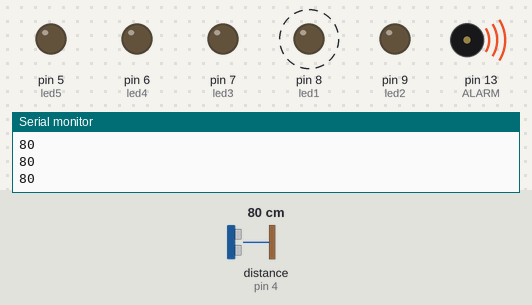
The sketch below on a simulated Arduino Uno, built with avr-gcc and run on an emulated ATmega328P. Shown: output pins drawn as LEDs (lit = HIGH), buzzer (waves = sounding), the last lines printed to the serial monitor. Wiring (inferred from the names in the program): ultrasonic range finder: trigger pin 3; echo pin 4. Dashed ring = blinking. The inputs (shaded band) are chosen by the test bench; at power-on: distance to the obstacle (sensor on pin 4) 80 cm. The echo pulse lasts 58.3 µs per cm; pins used as bus, display or sensor lines are not drawn.

Above: at 1.56 s.
1.6 s: distance to the obstacle (sensor on pin 4) set to 75 cm
At 2.27 s:
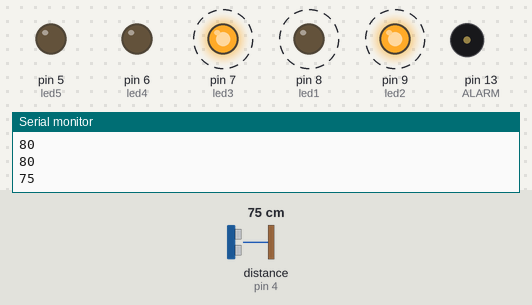
5.1 s: distance to the obstacle (sensor on pin 4) set to 43 cm
8.6 s: distance to the obstacle (sensor on pin 4) set to 37 cm
At 9.6 s:
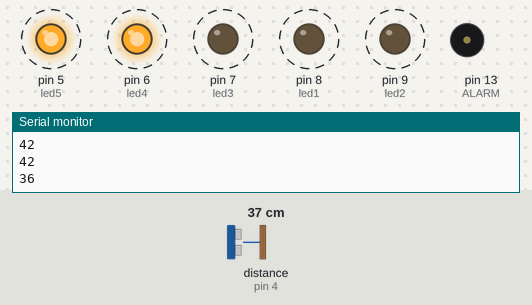
12.1 s: distance to the obstacle (sensor on pin 4) set to 60 cm
At 13.01 s:
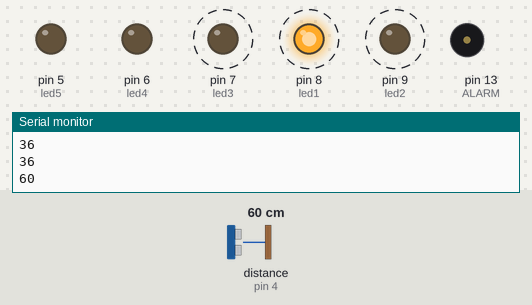
15.6 s: distance to the obstacle (sensor on pin 4) set to 2 cm
At 16.68 s:
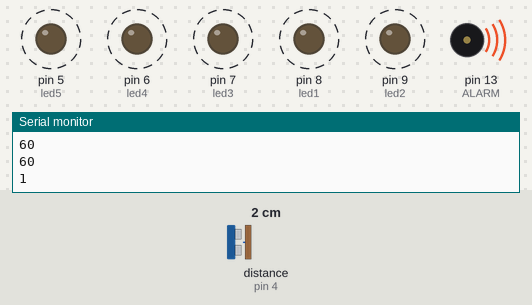
Timing chart, 0 to 20.1 s (numbered marks = the images above; inputs shaded):
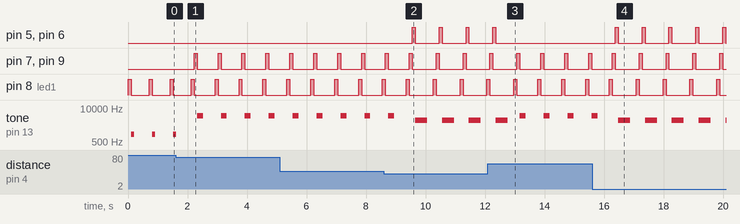

The sketch:

proximityAlarm.ino
```cpp
//led lights pins
int led1 = 8;
int led2 = 9;
int led3 = 7;
int led4 = 6;
int led5 = 5;
//pins for ultrasonic sensor
#include<NewTone.h>
const int trigPin = 3;
const int echoPin = 4;
//pin for buzzer
#define ALARM 13
float sinVal;
int toneVal;


void setup()
{
  // put your setup code here, to run once:
  //placing the pins
  Serial.begin(9600);
  pinMode(led1, OUTPUT);
  pinMode(led2, OUTPUT);
  pinMode(led3, OUTPUT);
  pinMode(led4, OUTPUT);
  pinMode(led5, OUTPUT);
  digitalWrite(led1, LOW);
  digitalWrite(led2, LOW);
  digitalWrite(led3, LOW);
  digitalWrite(led4, LOW);
  digitalWrite(led5, LOW);
  pinMode(ALARM, OUTPUT);
  pinMode(trigPin, OUTPUT);

}

void loop()
{
  long duration, distanceCm;
  // put your main code here, to run repeatedly:

  // The sensor is triggered by a HIGH pulse of 10 or more microseconds.
  // Give a short LOW pulse beforehand to ensure a clean HIGH pulse:
  digitalWrite(trigPin, LOW);
  delayMicroseconds(2);
  digitalWrite(trigPin, HIGH);
  delayMicroseconds(10);
  digitalWrite(trigPin, LOW);
  // Read the signal from the sensor: a HIGH pulse whose
  // duration is the time (in microseconds) from the sending
  // of the ping to the reception of its echo off of an object.

  pinMode(echoPin, INPUT);
  duration = pulseIn(echoPin, HIGH);
  distanceCm = microsecondsToCentimeters(duration);
  Serial.println(distanceCm);
  if (distanceCm > 110)
  {
    alarm();
  }
  else if (distanceCm >= 80 && distanceCm <= 110) {
    alarm1();
    tone(ALARM, 1000, 100);
  }
  else if (distanceCm >= 40 && distanceCm <= 80 ) {
    alarm2();
    tone(ALARM, 5000, 200);
  }
  else if (distanceCm < 40) {
    alarm3();

    tone(ALARM, 200000, 400);

  }
  delay(600);
  noTone(ALARM);
}


void alarm1()
{
  digitalWrite(led1, HIGH);
  delay(100);
  digitalWrite(led1, LOW);

}
void alarm2()
{
  alarm1();
  digitalWrite(led2, HIGH);
  digitalWrite(led3, HIGH);
  delay(100);
  digitalWrite(led2, LOW);
  digitalWrite(led3, LOW);
}
void alarm3()
{
  alarm2();
  digitalWrite(led4, HIGH);
  digitalWrite(led5, HIGH);
  delay(100);
  digitalWrite(led4, LOW);
  digitalWrite(led5, LOW);

}

void alarm()
{
  //digitalWrite(led1,HIGH);
  //digitalWrite(led2,HIGH);
  //digitalWrite(led3,HIGH);
  //digitalWrite(led4,HIGH);
  //digitalWrite(led5,HIGH);
  delay(100);
  digitalWrite(led1, LOW);
  digitalWrite(led2, LOW);
  digitalWrite(led3, LOW);
  digitalWrite(led4, LOW);
  digitalWrite(led5, LOW);
}


long microsecondsToCentimeters(long microseconds)
{
  // The speed of sound is 340 m/s or 29 microseconds per centimeter.
  // The ping travels out and back, so to find the distance of the
  // object we take half of the distance travelled.
  return (( microseconds / 29) / 2);
}
```

Measured:
- the behaviour switches between 80 and 79 cm on distance to the obstacle (sensor on pin 4) (found by bisection; images 0 and 1)
- the behaviour switches between 41 and 40 cm on distance to the obstacle (sensor on pin 4) (found by bisection; images 1 and 2)
- after the input at 1.6 s, pin 7 (led3), pin 9 (led2): alternates HIGH for 0.10 s and LOW for 0.71 s, starting after 0.62 s
- after the input at 8.6 s, pin 5 (led5), pin 6 (led4): alternates HIGH for 0.10 s and LOW for 0.80 s, starting after 0.96 s
- after the input at 12.1 s, pin 5 (led5), pin 6 (led4): goes on until 12.4 s, then stays LOW
- after the input at 15.6 s, pin 5 (led5), pin 6 (led4): alternates HIGH for 0.10 s and LOW for 0.80 s, starting after 0.78 s
- by itself, pin 8 (led1): alternates HIGH for 0.10 s and LOW for 0.80 s
- by itself, tone on pin 13 (ALARM): repeats every 0.90 s: 3392 Hz 0.40 s, silent 0.50 s
